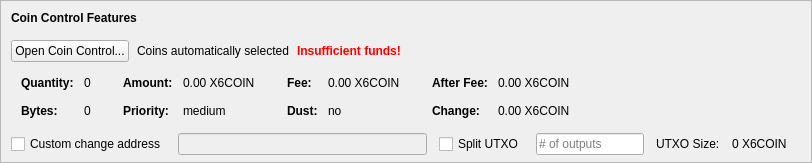
    <widget class="QFrame" name="frameCoinControl">
     <property name="sizePolicy">
      <sizepolicy hsizetype="Expanding" vsizetype="Expanding">
       <horstretch>0</horstretch>
       <verstretch>0</verstretch>
      </sizepolicy>
     </property>
     <property name="maximumSize">
      <size>
       <width>16777215</width>
       <height>16777215</height>
      </size>
     </property>
     <property name="frameShape">
      <enum>QFrame::StyledPanel</enum>
     </property>
     <property name="frameShadow">
      <enum>QFrame::Sunken</enum>
     </property>
     <layout class="QVBoxLayout" name="verticalLayoutCoinControl2">
      <property name="spacing">
       <number>0</number>
      </property>
      <property name="leftMargin">
       <number>0</number>
      </property>
      <property name="topMargin">
       <number>0</number>
      </property>
      <property name="rightMargin">
       <number>0</number>
      </property>
      <property name="bottomMargin">
       <number>6</number>
      </property>
      <item>
       <layout class="QVBoxLayout" name="verticalLayoutCoinControl" stretch="0,0,0,0,1">
        <property name="spacing">
         <number>0</number>
        </property>
        <property name="leftMargin">
         <number>10</number>
        </property>
        <property name="topMargin">
         <number>10</number>
        </property>
        <item>
         <layout class="QHBoxLayout" name="horizontalLayoutCoinControl1">
          <property name="bottomMargin">
           <number>15</number>
          </property>
          <item>
           <widget class="QLabel" name="labelCoinControlFeatures">
            <property name="sizePolicy">
             <sizepolicy hsizetype="Preferred" vsizetype="Maximum">
              <horstretch>0</horstretch>
              <verstretch>0</verstretch>
             </sizepolicy>
            </property>
            <property name="font">
             <font>
              <weight>75</weight>
              <bold>true</bold>
             </font>
            </property>
            <property name="styleSheet">
             <string notr="true">font-weight:bold;</string>
            </property>
            <property name="text">
             <string>Coin Control Features</string>
            </property>
           </widget>
          </item>
         </layout>
        </item>
        <item>
         <layout class="QHBoxLayout" name="horizontalLayoutCoinControl2" stretch="0,0,0,0">
          <property name="spacing">
           <number>8</number>
          </property>
          <property name="bottomMargin">
           <number>10</number>
          </property>
          <item>
           <widget class="QPushButton" name="pushButtonCoinControl">
            <property name="styleSheet">
             <string notr="true"/>
            </property>
            <property name="text">
             <string>Open Coin Control...</string>
            </property>
            <property name="autoDefault">
             <bool>false</bool>
            </property>
           </widget>
          </item>
          <item>
           <widget class="QLabel" name="labelCoinControlAutomaticallySelected">
            <property name="text">
             <string>Coins automatically selected</string>
            </property>
            <property name="margin">
             <number>5</number>
            </property>
           </widget>
          </item>
          <item>
           <widget class="QLabel" name="labelCoinControlInsuffFunds">
            <property name="font">
             <font>
              <weight>75</weight>
              <bold>true</bold>
             </font>
            </property>
            <property name="styleSheet">
             <string notr="true">color:red;font-weight:bold;</string>
            </property>
            <property name="text">
             <string>Insufficient funds!</string>
            </property>
            <property name="margin">
             <number>5</number>
            </property>
           </widget>
          </item>
          <item>
           <spacer name="horizontalSpacerCoinControl">
            <property name="orientation">
             <enum>Qt::Horizontal</enum>
            </property>
            <property name="sizeHint" stdset="0">
             <size>
              <width>40</width>
              <height>1</height>
             </size>
            </property>
           </spacer>
          </item>
         </layout>
        </item>
        <item>
         <widget class="QWidget" name="widgetCoinControl" native="true">
          <property name="sizePolicy">
           <sizepolicy hsizetype="Preferred" vsizetype="Preferred">
            <horstretch>0</horstretch>
            <verstretch>0</verstretch>
           </sizepolicy>
          </property>
          <property name="minimumSize">
           <size>
            <width>0</width>
            <height>0</height>
           </size>
          </property>
          <property name="styleSheet">
           <string notr="true"/>
          </property>
          <layout class="QHBoxLayout" name="horizontalLayoutCoinControl5">
           <property name="leftMargin">
            <number>0</number>
           </property>
           <property name="topMargin">
            <number>0</number>
           </property>
           <property name="rightMargin">
            <number>0</number>
           </property>
           <property name="bottomMargin">
            <number>0</number>
           </property>
           <item>
            <layout class="QHBoxLayout" name="horizontalLayoutCoinControl3" stretch="0,0,0,1">
             <property name="spacing">
              <number>20</number>
             </property>
             <property name="topMargin">
              <number>0</number>
             </property>
             <property name="bottomMargin">
              <number>10</number>
             </property>
             <item>
              <layout class="QFormLayout" name="formLayoutCoinControl1">
               <property name="horizontalSpacing">
                <number>10</number>
               </property>
               <property name="verticalSpacing">
                <number>14</number>
               </property>
               <property name="leftMargin">
                <number>10</number>
               </property>
               <property name="topMargin">
                <number>4</number>
               </property>
               <property name="rightMargin">
                <number>6</number>
               </property>
               <item row="0" column="0">
                <widget class="QLabel" name="labelCoinControlQuantityText">
                 <property name="font">
                  <font>
                   <weight>75</weight>
                   <bold>true</bold>
                  </font>
                 </property>
                 <property name="text">
                  <string>Quantity:</string>
                 </property>
                 <property name="margin">
                  <number>0</number>
                 </property>
                </widget>
               </item>
               <item row="0" column="1">
                <widget class="QLabel" name="labelCoinControlQuantity">
                 <property name="cursor">
                  <cursorShape>IBeamCursor</cursorShape>
                 </property>
                 <property name="contextMenuPolicy">
                  <enum>Qt::ActionsContextMenu</enum>
                 </property>
                 <property name="text">
                  <string notr="true">0</string>
                 </property>
                 <property name="margin">
                  <number>0</number>
                 </property>
                 <property name="textInteractionFlags">
                  <set>Qt::LinksAccessibleByMouse|Qt::TextSelectableByKeyboard|Qt::TextSelectableByMouse</set>
                 </property>
                </widget>
               </item>
               <item row="1" column="0">
                <widget class="QLabel" name="labelCoinControlBytesText">
                 <property name="font">
                  <font>
                   <weight>75</weight>
                   <bold>true</bold>
                  </font>
                 </property>
                 <property name="text">
                  <string>Bytes:</string>
                 </property>
                </widget>
               </item>
               <item row="1" column="1">
                <widget class="QLabel" name="labelCoinControlBytes">
                 <property name="cursor">
                  <cursorShape>IBeamCursor</cursorShape>
                 </property>
                 <property name="contextMenuPolicy">
                  <enum>Qt::ActionsContextMenu</enum>
                 </property>
                 <property name="text">
                  <string notr="true">0</string>
                 </property>
                 <property name="textInteractionFlags">
                  <set>Qt::LinksAccessibleByMouse|Qt::TextSelectableByKeyboard|Qt::TextSelectableByMouse</set>
                 </property>
                </widget>
               </item>
              </layout>
             </item>
             <item>
              <layout class="QFormLayout" name="formLayoutCoinControl2">
               <property name="horizontalSpacing">
                <number>10</number>
               </property>
               <property name="verticalSpacing">
                <number>14</number>
               </property>
               <property name="leftMargin">
                <number>6</number>
               </property>
               <property name="topMargin">
                <number>4</number>
               </property>
               <property name="rightMargin">
                <number>6</number>
               </property>
               <item row="0" column="0">
                <widget class="QLabel" name="labelCoinControlAmountText">
                 <property name="font">
                  <font>
                   <weight>75</weight>
                   <bold>true</bold>
                  </font>
                 </property>
                 <property name="text">
                  <string>Amount:</string>
                 </property>
                 <property name="margin">
                  <number>0</number>
                 </property>
                </widget>
               </item>
               <item row="0" column="1">
                <widget class="QLabel" name="labelCoinControlAmount">
                 <property name="cursor">
                  <cursorShape>IBeamCursor</cursorShape>
                 </property>
                 <property name="contextMenuPolicy">
                  <enum>Qt::ActionsContextMenu</enum>
                 </property>
                 <property name="text">
                  <string notr="true">0.00 X6COIN</string>
                 </property>
                 <property name="textInteractionFlags">
                  <set>Qt::LinksAccessibleByMouse|Qt::TextSelectableByKeyboard|Qt::TextSelectableByMouse</set>
                 </property>
                </widget>
               </item>
               <item row="1" column="0">
                <widget class="QLabel" name="labelCoinControlPriorityText">
                 <property name="font">
                  <font>
                   <weight>75</weight>
                   <bold>true</bold>
                  </font>
                 </property>
                 <property name="text">
                  <string>Priority:</string>
                 </property>
                </widget>
               </item>
               <item row="1" column="1">
                <widget class="QLabel" name="labelCoinControlPriority">
                 <property name="cursor">
                  <cursorShape>IBeamCursor</cursorShape>
                 </property>
                 <property name="contextMenuPolicy">
                  <enum>Qt::ActionsContextMenu</enum>
                 </property>
                 <property name="text">
                  <string>medium</string>
                 </property>
                 <property name="textInteractionFlags">
                  <set>Qt::LinksAccessibleByMouse|Qt::TextSelectableByKeyboard|Qt::TextSelectableByMouse</set>
                 </property>
                </widget>
               </item>
              </layout>
             </item>
             <item>
              <layout class="QFormLayout" name="formLayoutCoinControl3">
               <property name="horizontalSpacing">
                <number>10</number>
               </property>
               <property name="verticalSpacing">
                <number>14</number>
               </property>
               <property name="leftMargin">
                <number>6</number>
               </property>
               <property name="topMargin">
                <number>4</number>
               </property>
               <property name="rightMargin">
                <number>6</number>
               </property>
               <item row="0" column="0">
                <widget class="QLabel" name="labelCoinControlFeeText">
                 <property name="font">
                  <font>
                   <weight>75</weight>
                   <bold>true</bold>
                  </font>
                 </property>
                 <property name="text">
                  <string>Fee:</string>
                 </property>
                 <property name="margin">
                  <number>0</number>
                 </property>
                </widget>
               </item>
               <item row="0" column="1">
                <widget class="QLabel" name="labelCoinControlFee">
                 <property name="cursor">
                  <cursorShape>IBeamCursor</cursorShape>
                 </property>
                 <property name="contextMenuPolicy">
                  <enum>Qt::ActionsContextMenu</enum>
                 </property>
                 <property name="text">
                  <string notr="true">0.00 X6COIN</string>
                 </property>
                 <property name="textInteractionFlags">
                  <set>Qt::LinksAccessibleByMouse|Qt::TextSelectableByKeyboard|Qt::TextSelectableByMouse</set>
                 </property>
                </widget>
               </item>
               <item row="1" column="0">
                <widget class="QLabel" name="labelCoinControlLowOutputText">
                 <property name="font">
                  <font>
                   <weight>75</weight>
                   <bold>true</bold>
                  </font>
                 </property>
                 <property name="text">
                  <string>Dust:</string>
                 </property>
                </widget>
               </item>
               <item row="1" column="1">
                <widget class="QLabel" name="labelCoinControlLowOutput">
                 <property name="cursor">
                  <cursorShape>IBeamCursor</cursorShape>
                 </property>
                 <property name="contextMenuPolicy">
                  <enum>Qt::ActionsContextMenu</enum>
                 </property>
                 <property name="text">
                  <string>no</string>
                 </property>
                 <property name="textInteractionFlags">
                  <set>Qt::LinksAccessibleByMouse|Qt::TextSelectableByKeyboard|Qt::TextSelectableByMouse</set>
                 </property>
                </widget>
               </item>
              </layout>
             </item>
             <item>
              <layout class="QFormLayout" name="formLayoutCoinControl4">
               <property name="horizontalSpacing">
                <number>10</number>
               </property>
               <property name="verticalSpacing">
                <number>14</number>
               </property>
               <property name="leftMargin">
                <number>6</number>
               </property>
               <property name="topMargin">
                <number>4</number>
               </property>
               <property name="rightMargin">
                <number>6</number>
               </property>
               <item row="0" column="0">
                <widget class="QLabel" name="labelCoinControlAfterFeeText">
                 <property name="font">
                  <font>
                   <weight>75</weight>
                   <bold>true</bold>
                  </font>
                 </property>
                 <property name="text">
                  <string>After Fee:</string>
                 </property>
                 <property name="margin">
                  <number>0</number>
                 </property>
                </widget>
               </item>
               <item row="0" column="1">
                <widget class="QLabel" name="labelCoinControlAfterFee">
                 <property name="cursor">
                  <cursorShape>IBeamCursor</cursorShape>
                 </property>
                 <property name="contextMenuPolicy">
                  <enum>Qt::ActionsContextMenu</enum>
                 </property>
                 <property name="text">
                  <string notr="true">0.00 X6COIN</string>
                 </property>
                 <property name="textInteractionFlags">
                  <set>Qt::LinksAccessibleByMouse|Qt::TextSelectableByKeyboard|Qt::TextSelectableByMouse</set>
                 </property>
                </widget>
               </item>
               <item row="1" column="0">
                <widget class="QLabel" name="labelCoinControlChangeText">
                 <property name="font">
                  <font>
                   <weight>75</weight>
                   <bold>true</bold>
                  </font>
                 </property>
                 <property name="text">
                  <string>Change:</string>
                 </property>
                </widget>
               </item>
               <item row="1" column="1">
                <widget class="QLabel" name="labelCoinControlChange">
                 <property name="cursor">
                  <cursorShape>IBeamCursor</cursorShape>
                 </property>
                 <property name="contextMenuPolicy">
                  <enum>Qt::ActionsContextMenu</enum>
                 </property>
                 <property name="text">
                  <string notr="true">0.00 X6COIN</string>
                 </property>
                 <property name="textInteractionFlags">
                  <set>Qt::LinksAccessibleByMouse|Qt::TextSelectableByKeyboard|Qt::TextSelectableByMouse</set>
                 </property>
                </widget>
               </item>
              </layout>
             </item>
            </layout>
           </item>
          </layout>
         </widget>
        </item>
        <item>
         <layout class="QHBoxLayout" name="horizontalLayoutCoinControl4" stretch="0,0,0,0,0,0,0">
          <property name="spacing">
           <number>12</number>
          </property>
          <property name="sizeConstraint">
           <enum>QLayout::SetDefaultConstraint</enum>
          </property>
          <property name="topMargin">
           <number>5</number>
          </property>
          <property name="rightMargin">
           <number>5</number>
          </property>
          <item>
           <widget class="QCheckBox" name="checkBoxCoinControlChange">
            <property name="toolTip">
             <string>If this is activated, but the change address is empty or invalid, change will be sent to a newly generated address.</string>
            </property>
            <property name="text">
             <string>Custom change address</string>
            </property>
           </widget>
          </item>
          <item>
           <widget class="QValidatedLineEdit" name="lineEditCoinControlChange">
            <property name="enabled">
             <bool>false</bool>
            </property>
            <property name="sizePolicy">
             <sizepolicy hsizetype="Expanding" vsizetype="Fixed">
              <horstretch>0</horstretch>
              <verstretch>0</verstretch>
             </sizepolicy>
            </property>
           </widget>
          </item>
          <item>
           <widget class="QCheckBox" name="splitBlockCheckBox">
            <property name="text">
             <string>Split UTXO</string>
            </property>
           </widget>
          </item>
          <item>
           <widget class="QLineEdit" name="splitBlockLineEdit">
            <property name="sizePolicy">
             <sizepolicy hsizetype="Fixed" vsizetype="Fixed">
              <horstretch>50</horstretch>
              <verstretch>0</verstretch>
             </sizepolicy>
            </property>
            <property name="placeholderText">
             <string># of outputs</string>
            </property>
           </widget>
          </item>
          <item>
           <widget class="QLabel" name="labelBlockSizeText">
            <property name="text">
             <string>UTXO Size:</string>
            </property>
           </widget>
          </item>
          <item>
           <widget class="QLabel" name="labelBlockSize">
            <property name="text">
             <string>0 X6COIN</string>
            </property>
           </widget>
          </item>
          <item>
           <widget class="QLabel" name="labelCoinControlChangeLabel">
            <property name="sizePolicy">
             <sizepolicy hsizetype="Preferred" vsizetype="Expanding">
              <horstretch>0</horstretch>
              <verstretch>0</verstretch>
             </sizepolicy>
            </property>
            <property name="minimumSize">
             <size>
              <width>0</width>
              <height>0</height>
             </size>
            </property>
            <property name="text">
             <string/>
            </property>
            <property name="margin">
             <number>3</number>
            </property>
           </widget>
          </item>
         </layout>
        </item>
        <item>
         <spacer name="verticalSpacerCoinControl">
          <property name="orientation">
           <enum>Qt::Vertical</enum>
          </property>
          <property name="sizeHint" stdset="0">
           <size>
            <width>800</width>
            <height>1</height>
           </size>
          </property>
         </spacer>
        </item>
       </layout>
      </item>
     </layout>
    </widget>
